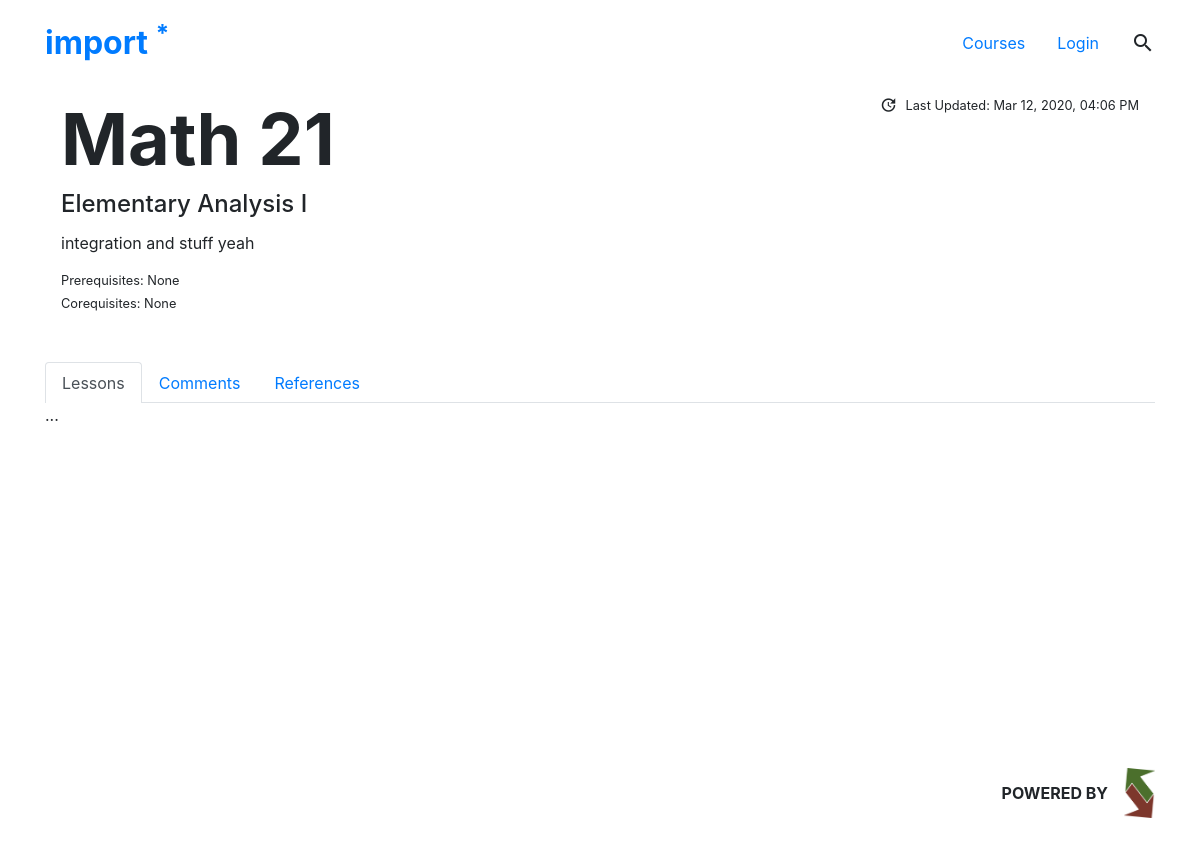
The app's page /course/math/21/, older data.
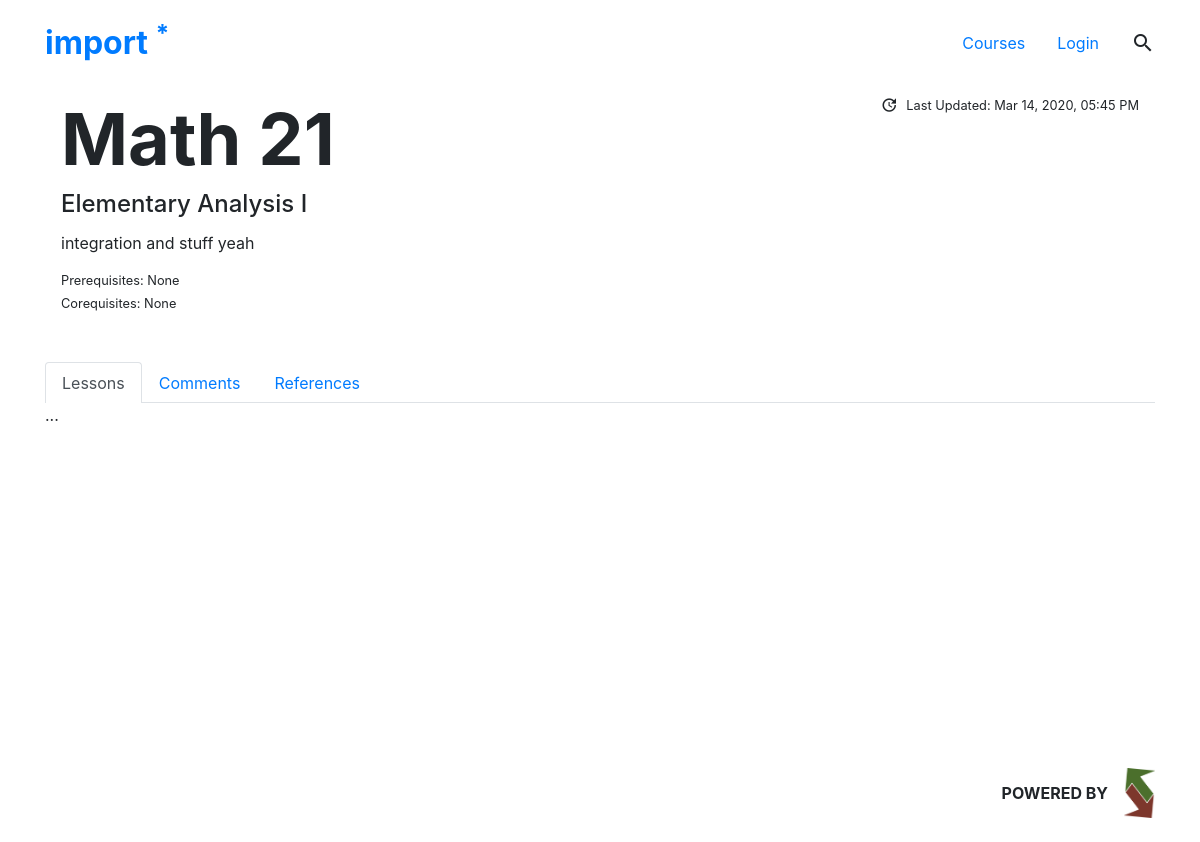
The same page, newer data.
### reviewer/models.py (models this page shows, shortened)
class Course(models.Model):
	name = models.CharField("Course Name", max_length=20)
	code = models.CharField("Course Code", max_length=10)
	number = models.CharField("Course Number", max_length=10)
	number_len = models.PositiveSmallIntegerField(default=1)
	title = models.CharField("Course Title", max_length=50)
	description = models.TextField("Course Description", blank=True)
	old_curr = models.BooleanField("Pre-2018 Curriculum Exclusive?", default=False)
	visible = models.BooleanField("Visible?", default=True)
	prereqs = models.ManyToManyField('self', blank=True, default=None, symmetrical=False, related_name="preq")
	coreqs = models.ManyToManyField('self', blank=True, default=None,symmetrical=False , related_name="creq")
	lastupdated = models.DateTimeField("Last Updated", default=timezone.now)
	image = models.ImageField(verbose_name="Cover Photo", null=True, blank=True, upload_to=course_uploadto)

### reviewer/views.py (the view)
# urls.py: path('course/', views.courselist, name="courselist"),
def course(request, csubj, cnum):
	return coursecpage( request, csubj, cnum, 'l', '1')

### reviewer/templates/reviewer/courses/course.html (shortened to what this page needs)
{% extends 'reviewer/base.html' %}
{% load static %}
{% block content %}
	<div class="container pt-5">
		<div class="my-5">
			<div class="m-auto d-flex flex-column align-items-start">
				<div class="w-100">
					<div class="mx-3">
						<div class="d-flex justify-content-between flex-column flex-lg-row mb-3 mb-lg-0">
							<div class="mx-auto mx-lg-0 text-center text-lg-left">
								<h1 class="h1 title course-{{course_filt.id}}" ><strong>{{ course_filt.code }} <span class="import-font-primary">{{ course_filt.number }}</span></strong></h1>
								<h4 class=" h4 mt-2">{{ course_filt.title }}</h4>
							</div>
							<div class="mx-auto mx-lg-0  text-center text-lg-right">
								<div>
									<small class="d-flex">
										<i class="material-icons material-icon-sm mx-2">update</i> Last Updated: {{ course_filt.lastupdated|date:"M d, Y, h:i A" }}
									</small>
								</div>
							</div>
						</div>
						<div class="mt-1 row">
							<div class="d-flex flex-column col-lg-8 ml-lg-0 ml-auto mr-auto">
								<p class="text-center text-lg-left">{{course_filt.description}}</p>
								<small>
									<div class="mb-1">
										<span>Prerequisites:</span>
										<div class="d-inline-flex align-items-start">
											{% if course_filt.prereqs.count > 0 %}
												{% for prereq in course_filt.prereqs.all %}
													{% if forloop.counter != 1 %}<span class="mr-1">,</span>{%endif%}
													<a href="{% url 'course' prereq.code|lower prereq.number %}">
														{{ prereq.name }}
													</a>
												{% endfor %}
											{% else %}
												None
											{% endif %}
										</div>
									</div>
									<div>
										<span>Corequisites:</span>
										<div class="d-inline-flex align-items-start">
											{% if course_filt.coreqs.count > 0 %}
												{% for coreq in course_filt.coreqs.all %}
													{% if forloop.counter != 1 %}<span class="mr-1">,</span>{%endif%}
													<a href="{% url 'course' coreq.code|lower coreq.number %}">
														{{ coreq.name }}
													</a>
												{% endfor %}
											{% else %}
												None
											{% endif %}
										</div>
									</div>
								</small>
							</div>
						</div>
					</div>
				</div>
			</div>
		</div>
		<div class="course-tabs">
			<ul class="nav nav-tabs" id="coursetab" role="tablist">
			  <li class="nav-item">
			    <a class="nav-link {% if section == 'l' %}active{%endif%}" id="lessons-tab" data-toggle="tab" href="#lessons" role="tab" aria-controls="lessons" aria-selected="true">Lessons</a>
			  </li>
			  <li class="nav-item">
			    <a class="nav-link {% if section == 'c' %}active{%endif%}" id="comments-tab" data-toggle="tab" href="#comments" role="tab" aria-controls="profile" aria-selected="false">
			    	Comments
			    </a>
			  </li>
			  <li class="nav-item">
			    <a class="nav-link {% if section == 'r' %}active{%endif%}" id="ref-tab" data-toggle="tab" href="#ref" role="tab" aria-controls="ref" aria-selected="false">References</a>
			  </li>
			</ul>
			<div class="tab-content" id="import-tabcontents">
			  <div class="tab-pane fade {% if section == 'l' %} show active{%endif%}" id="lessons" role="tabpanel" aria-labelledby="lessons-tab">
			  	...
			  </div>
			</div>
		</div>
	</div>
{% endblock %}

### reviewer/templates/reviewer/base.html (shortened to what this page needs)
{% load static %}
<!DOCTYPE html>
<html>
	<head>
		<link href="https://unpkg.com/material-components-web@latest/dist/material-components-web.min.css" rel="stylesheet">
	  	<link rel="stylesheet" href="{% static 'reviewer/css/bootstrap.min.css' %}">
	  	<link href="{% static 'reviewer/css/import.css' %}" rel="stylesheet"/>
	  	<link href="{% static 'reviewer/css/import.less' %}" type="text/css" rel="stylesheet/less"/>
	</head>
	<body>
		<div class="site-container w-100">
			{% include 'reviewer/partials/header.html' %}
			<div class="site-content">
				{% block content %}
				{% endblock %}
			</div>
			{% block footer %}
				{% include 'reviewer/partials/footer.html' %}
			{% endblock %}
		</div>
	</body>
</html>

### reviewer/templates/reviewer/partials/header.html (shortened to what this page needs)
{% load static %}
<header class="d-flex navbar import-header position-fixed py-3">
	<div class="container d-flex justify-content-between py-2">
		<a href="{% url 'index'%}" class="import-logo">
			<div class="noselect">
				<h2 class="h2 mb-0" ><strong>import <span class="import-font-primary"><sup>*</sup></span></strong></h2>
			</div>
		</a>
		<nav class="d-flex">
			<span class="mx-3 my-auto d-none d-lg-block"><a href="{% url 'courselist' %}">Courses</a></span>
			{% if user.is_authenticated %}
				<div class="mx-3 my-auto d-none d-lg-block dropdown header-toggle" >
					<a class="d-flex my-auto dropdown-toggle"  role="button" id="HeaderProfileDrop" data-toggle="dropdown" aria-haspopup="true" aria-expanded="false">
						<img class="user-pic mr-2 my-auto" src="
						{% if user.prof_pic %}
							{{user.prof_pic.url}}
						{% else %}
							{% static 'reviewer/images/default_profile.png' %}
						{% endif %}
						">
						<span class="my-auto">{{user.username}}</span>
					</a>
					<div class="dropdown-menu mt-1 dropdown-menu-right" aria-labelledby="HeaderProfileDrop">
						<a class="dropdown-item d-inline-flex justify-content-start px-4" href="{% url 'user' user.username %}">
							<i class="material-icons material-icon-sm my-auto ml-0 mr-2">
							account_circle
							</i>
							<span class="my-auto">Go to Profile</span>
						</a>
						<a class="dropdown-item d-inline-flex justify-content-start px-4" href="{% url 'user_settings' %}">
							<i class="material-icons material-icon-sm my-auto ml-0 mr-2">
							settings
							</i>
							<span class="my-auto">Profile Settings</span>
						</a>
						{% if user.is_superuser %}
							<div class="dropdown-divider"></div>
							<a class="dropdown-item d-inline-flex justify-content-start px-4" href="{% url 'admin' %}">
								<i class="material-icons material-icon-sm my-auto ml-0 mr-2">
								assessment
								</i>
								<span class="my-auto">Admin Dashboard</span>
							</a>
						{% endif %}
						<div class="dropdown-divider"></div>
						<a class="dropdown-item d-inline-flex justify-content-start px-4" href="{% url 'logout' %}">
							<i class="material-icons material-icon-sm my-auto ml-0 mr-2">
							exit_to_app
							</i>
							<span class="my-auto">Logout</span>
						</a>
					</div>
				</div>
			{% else %}
				<span class="mx-3 my-auto d-none d-lg-block"><a href="{% url 'login' %}">Login</a></span>
			{% endif %}
			<i class="material-icons mx-3 mr-lg-0 my-auto">search</i>
		</nav>
	</div>
</header>

### reviewer/templates/reviewer/partials/course/course-comments.html (shortened to what this page needs)
{% load static %}

### reviewer/templates/reviewer/partials/course/course-references.html (shortened to what this page needs)
{% load static %}

### reviewer/templates/reviewer/partials/footer.html
{% load static %}
<footer class="d-flex w-100 py-4">
	<div class="container d-flex justify-content-end align-items-center">
		<span class="my-auto mx-3 font-weight-bold">POWERED BY</span>
		<img src="{% static 'reviewer/images/dcss-colored.png' %}" style="max-height: 50px">
	</div>
</footer>

### reviewer/static/reviewer/css/import.css (style rules this page uses)
html { -webkit-font-smoothing: antialiased; -moz-osx-font-smoothing: grayscale; text-rendering: optimizeLegibility; }
body { font-size: 1em; }
.noselect, i { -webkit-touch-callout: none; -webkit-user-select: none; -khtml-user-select: none; -moz-user-select: none; -ms-user-select: none; user-select: none; }
.site-container { min-height: 100vh; width: 100vw; }
.site-content { min-height: 93vh; }
.material-icons { margin: 0 auto; }
.material-icon-sm { font-size: 18px !important; }
.import-header { z-index: 99997; transition: 0.35s ease-in-out; border-color: transparent; width: 100%; }
.nav-tabs .nav-link { border-bottom: 0 solid transparent; }
.title { font-size: 4.5em; }

Row changes from the older to the newer data that the page shows:
changed Course "Math": lastupdated "Mar 12, 2020, 04:06 PM" → "Mar 14, 2020, 05:45 PM"
